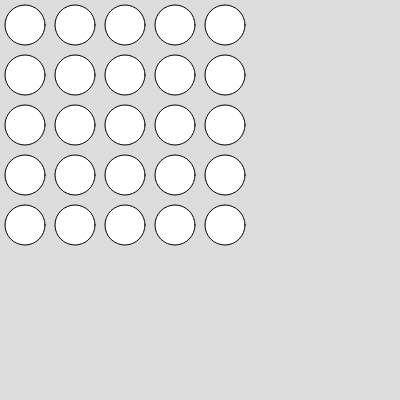
Frame 1 (no input)
Frame 60 (no input): identical to frame 1, image omitted
Frame 120 (the mouse pressed at the canvas centre since frame 60): identical to frame 1, image omitted

The p5.js sketch that drew this single still picture (run headless with seeded random() and noise() and a simulated clock; from frame 60 on, the mouse is pressed at the canvas centre):

// p5.js sketch
// ── sketch.js
function setup() {
  createCanvas(400, 400);
}

function draw() {
  background(220);

  for (let i = 0; i < 5; i++) {
    for (let j = 0; j < 5; j++) {
      ellipse(i * 50 + 25, j * 50 + 25, 40, 40);
    
    }
  }

  let arrperson = [];
  arrperson[0] = 'Joris';
}
